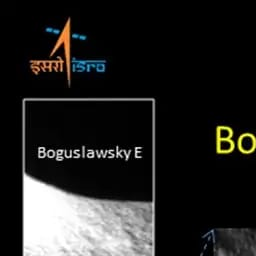
#> input picture data/processed/crops/crop_000.png, 256 x 256 px, found by its file name
$ python reliable_matching.py
#> lines starting #> are read from the running program, lines starting #| are printed output that depends on the picture
from pathlib import Path

import cv2
import numpy as np


def reliable_match(
    image_path_1: str,
    image_path_2: str,
    output_path: str,
) -> tuple[int, int]:
#> called with image_path_1 = 'data/processed/crops/crop_000.png', image_path_2 = 'data/processed/crops/crop_001.png', output_path = 'results/reliable_matches.png'
    image_1 = cv2.imread(image_path_1, cv2.IMREAD_GRAYSCALE)
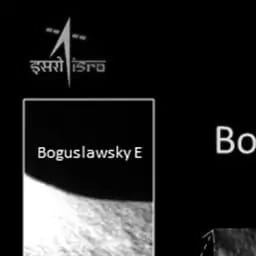
#> image_1: shape (256, 256); min 0, max 255, mean 35.6
    image_2 = cv2.imread(image_path_2, cv2.IMREAD_GRAYSCALE)
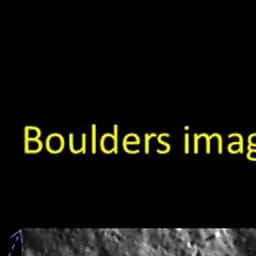
#> input picture data/processed/crops/crop_001.png, 256 x 256 px, found by its file name
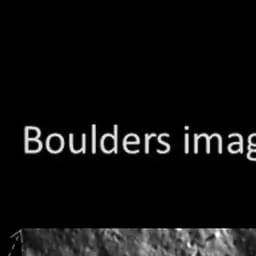
#> image_2: shape (256, 256); min 0, max 255, mean 15.1

    if image_1 is None or image_2 is None:
        raise FileNotFoundError("Could not load images.")

    orb = cv2.ORB_create(nfeatures=2000)

    keypoints_1, descriptors_1 = orb.detectAndCompute(
        image_1, None
    )
#> keypoints_1 = 490 keypoints; strongest (x, y, size): (41, 149, 31), (138, 150, 31), (136, 152, 31), (41, 154, 31)
    keypoints_2, descriptors_2 = orb.detectAndCompute(
        image_2, None
    )
#> keypoints_2 = 500 keypoints; strongest (x, y, size): (158, 137, 37.2), (207, 138, 44.6), (137, 142, 37.2), (203, 137, 37.2)

    if descriptors_1 is None or descriptors_2 is None:
        print("Not enough features.")
        return 0, 0

    matcher = cv2.BFMatcher(cv2.NORM_HAMMING)

    knn_matches = matcher.knnMatch(
        descriptors_1,
        descriptors_2,
        k=2,
    )
#> knn_matches = 490 matches

    ratio_matches = []

    for pair in knn_matches:
        if len(pair) < 2:
            continue

        best, second = pair

        if best.distance < 0.75 * second.distance:
            ratio_matches.append(best)
#> after the loop, ratio_matches = 11 matches

    inlier_matches = ratio_matches
#> inlier_matches = 11 matches

    if len(ratio_matches) >= 4:
        points_1 = np.float32([
            keypoints_1[m.queryIdx].pt
            for m in ratio_matches
        ])
#> points_1 = [[221, 130], [223, 136], [109, 152], [122, 153], [95, 154], [101, 156], [92.4, 64.8], [50.4, 153.6], [103.7, 155.5], [122.7, 146.9], [117.5, 152.1]]

        points_2 = np.float32([
            keypoints_2[m.trainIdx].pt
            for m in ratio_matches
        ])
#> points_2 = [[158.4, 139.7], [31, 136], [124.4, 144.3], [151.8, 141.8], [107.5, 143.3], [131.4, 152.3], [134.4, 140.3], [125.4, 140.3], [122.4, 131.4], [140.3, 131.4], [125.4, 140.3]]

        _, mask = cv2.findHomography(
            points_1,
            points_2,
            cv2.RANSAC,
            5.0,
        )
#> mask = [1, 1, 1, 0, 0, 0, 1, 1, 0, 0, 1]

        if mask is not None:
            inlier_matches = [
                match
                for match, keep in zip(ratio_matches, mask.ravel())
                if keep
            ]
#> inlier_matches = 6 matches

    result = cv2.drawMatches(
        image_1,
        keypoints_1,
        image_2,
        keypoints_2,
        inlier_matches,
        None,
        flags=cv2.DrawMatchesFlags_NOT_DRAW_SINGLE_POINTS,
    )
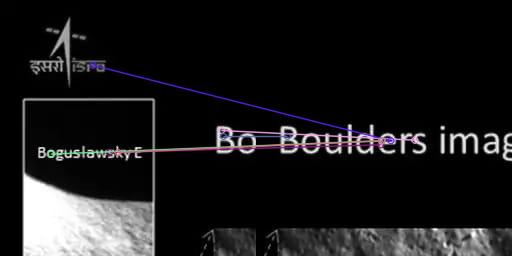
#> result: shape (256, 512, 3); mean of channels 0, 1, 2 27, 26, 26.7; drawn as B, G, R

    output = Path(output_path)
    output.parent.mkdir(parents=True, exist_ok=True)
    cv2.imwrite(str(output), result)

    print("Keypoints image 1:", len(keypoints_1))
#| Keypoints image 1: 490
    print("Keypoints image 2:", len(keypoints_2))
#| Keypoints image 2: 500
    print("Ratio-test matches:", len(ratio_matches))
#| Ratio-test matches: 11
    print("RANSAC inlier matches:", len(inlier_matches))
#| RANSAC inlier matches: 6
    print("Saved:", output)

    return len(ratio_matches), len(inlier_matches)


if __name__ == "__main__":
    reliable_match(
        "data/processed/crops/crop_000.png",
        "data/processed/crops/crop_001.png",
        "results/reliable_matches.png",
    )
